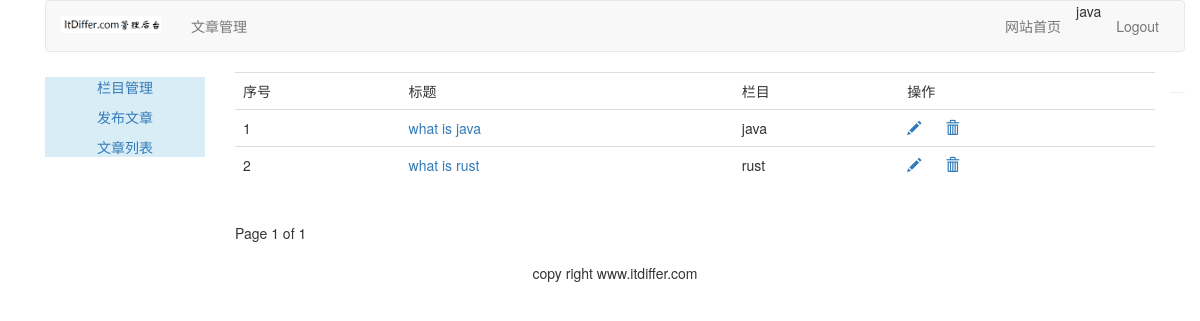
Page /article/article-list/ (signed in) on the committed database.
### article/models.py (models this page shows, shortened)
class ArticlePost(models.Model):
	author = models.ForeignKey(User, on_delete=models.CASCADE, related_name="article")
	title = models.CharField(max_length=200)
	slug = models.SlugField(max_length=500)
	column = models.ForeignKey(ArticleColumn, on_delete=models.CASCADE, related_name="article_column")
	body = models.TextField()
	created = models.DateTimeField(default=timezone.now)    #②
	updated = models.DateTimeField(auto_now=True)
	users_like = models.ManyToManyField(User, related_name="articles_like", blank=True)
	class Meta:
		ordering = ("-updated",)
		index_together = (('id', 'slug'),)    #③
	def get_absolute_url(self):    #⑥
		return reverse("article:article_detail", args=[self.id, self.slug])

class ArticleColumn(models.Model):
	user = models.ForeignKey(User, on_delete=models.CASCADE, related_name='article_column')
	column = models.CharField(max_length=200)
	created = models.DateField(auto_now_add=True)
	def __str__(self):
		return self.column

### article/views.py (the view)
# urls.py: path('article-list/', views.article_list, name="article_list"),
@login_required(login_url='/account/login')
def article_list(request):
	articles_list = ArticlePost.objects.filter(author=request.user)
	paginator = Paginator(articles_list, 2)    #①
	page = request.GET.get('page')    #②
	try:
		current_page = paginator.page(page)    #③
		articles = current_page.object_list    #④
	except PageNotAnInteger:    #⑤
		current_page = paginator.page(1)
		articles = current_page.object_list
	except EmptyPage:    #⑥
		current_page = paginator.page(paginator.num_pages)    #⑦
		articles = current_page.object_list
	return render(request, "article/column/article_list.html", {"articles":articles, "page": current_page})

### templates/article/column/article_list.html (shortened to what this page needs)
{% extends "article/base.html" %}
{% load staticfiles %}
{% block content %}
<div>
    <table class="table table-hover">
    	<tr>
    		<td>序号</td>
    		<td>标题</td>
            <td>栏目</td>
    		<td>操作</td>
    	</tr>
    	{% for article in articles %}
    	<tr id={{ article.id }}>
    		<td>{{ forloop.counter }}</td>
    		<td><a href="{{ article.get_absolute_url }}">{{ article.title }}</a></td>
            <td>{{ article.column }}</td>
    		<td>
                <a name="edit" href="{% url 'article:redit_article' article.id %}"><span class="glyphicon glyphicon-pencil"></span></a>
                <a nane="delete" href="javascript:" onclick="del_article(this, {{ article.id }})"><span class="glyphicon glyphicon-trash" style="margin-left:20px;"></span></a>
            </td>
    	</tr>
    	{% endfor %}
    </table>
    {% include "paginator.html" %}
</div>
{% endblock %}

### templates/article/header.html
{% load staticfiles %}
<div class="container">
    <nav class="navbar navbar-default" role="navigation">
        <div class="navbar-header">
            <a class="navbar-brand" href="http://www.itdiffer.com"><img width="100px" src="{% static 'images/backlogo.png' %}"></a>
        </div>
        <div>
            <ul class="nav navbar-nav" role="tablist">
                <li><a href="{% url 'article:article_column' %}">文章管理</a></li>
            </ul>
            <ul class="nav navbar-nav navbar-right" style="margin-right:10px">
                <li><a href="{% url 'blog:blog_title' %}">网站首页</a></li>
                <li><span>{{ user.username }}</li>
                <li><a href="{% url 'account:user_logout' %}">Logout</a></li>
            </ul>
        </div>
    </nav>
</div>

### rows in the picture
ArticlePost: title "what is java", column "java"
ArticlePost: title "what is rust", column "rust"

### other values in the picture
{{ user.username }} "java"
{{ page.number }} "1"
{{ page.paginator.num_pages }} "1"
